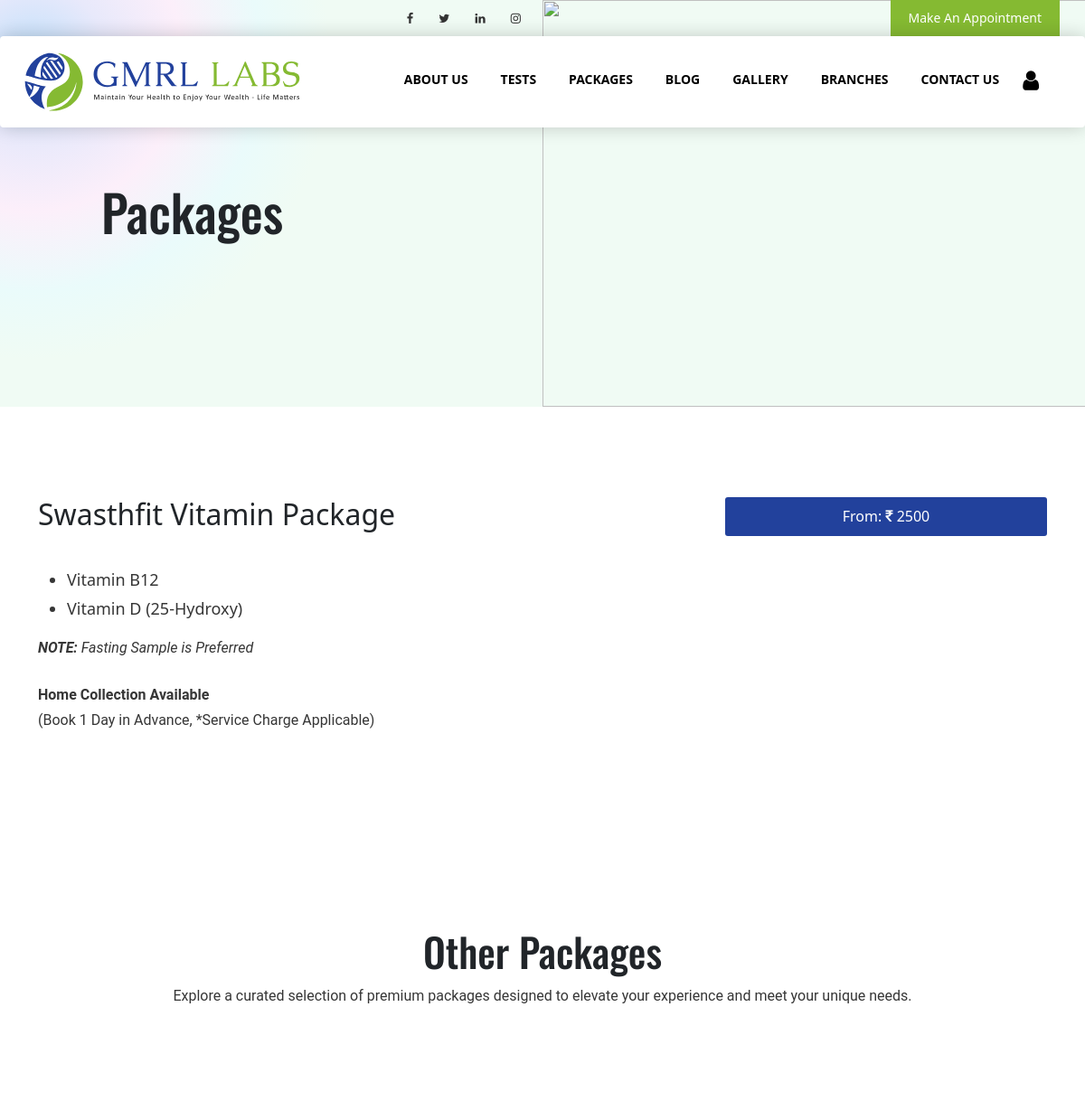
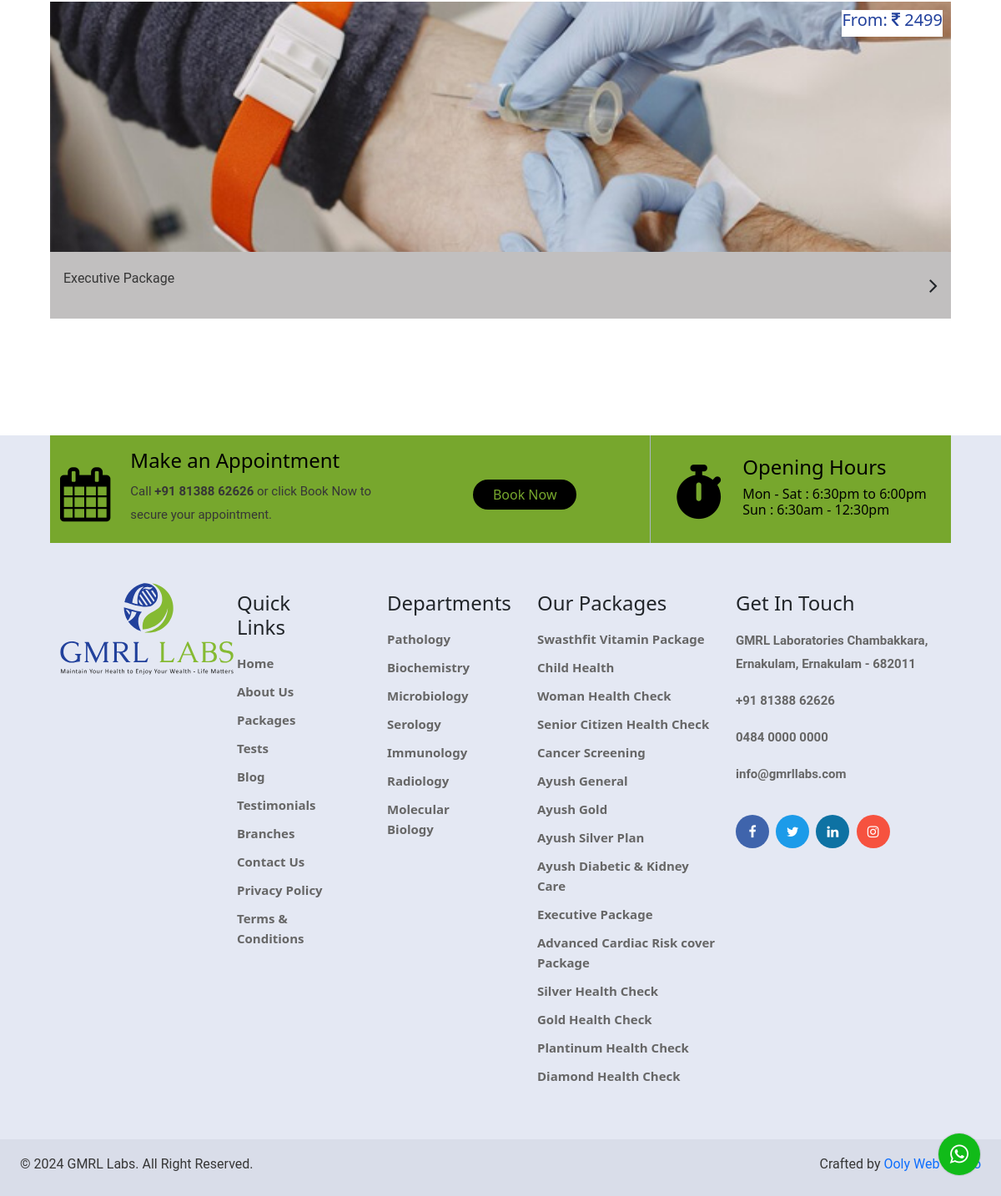
The page /branch_package_view/Swasthfit Vitamin Package on the database its author committed (2 pictures, top to bottom).
### app/models.py (models this page shows, shortened)
class Package(models.Model):
    name=models.CharField(max_length=255,unique=True)
    image=models.CharField(max_length=3055)
    price=models.IntegerField()
    branch=models.ForeignKey(Branch,on_delete=models.CASCADE)
    def __str__(self):
        return self.name

class Subpackage(models.Model):
    name=models.ForeignKey(Package,on_delete=models.CASCADE)
    content=models.CharField(max_length=255)

### app/views.py (the view)
# urls.py: path('branch_package_view/<str:name>', views.branches_package_view,name='branch_package_view'),
def branches_package_view(request, name):
    context = {}
    package=Package.objects.all()
    branch=Branch.objects.all()
    subpackage = Subpackage.objects.all()
    context['subpackage'] = subpackage
    context['branch'] = branch
    context['package'] = package
    context['data'] =Package.objects.get(name=name)
    return render(request, 'branch_package_view.html', context)

### app/models.py (called while the page is built)
    def __str__(self):
        return self.name

### app/templates/branch_package_view.html (shortened to what this page needs)
<!doctype html>
<html lang="en">
    {% load static %}
  <head>
    <link href="https://cdn.jsdelivr.net/npm/bootstrap@5.2.3/dist/css/bootstrap.min.css" rel="stylesheet">
    <link rel="stylesheet" href="https://cdnjs.cloudflare.com/ajax/libs/font-awesome/6.0.0/css/all.min.css"
    />
    <link rel="stylesheet" href="https://maxcdn.bootstrapcdn.com/font-awesome/4.4.0/css/font-awesome.min.css">
    <link
    rel="stylesheet"
    href="https://cdn.jsdelivr.net/npm/@11/-bundle.min.css"
  />
    <link
    rel="stylesheet"
    href="https://cdn.jsdelivr.net/npm/swiper@11/swiper-bundle.min.css"
  />
  <link rel="stylesheet" href="{% static 'css/style.css' %}">
  </head>
  <body>
<section class="introduction-section introduction-section-inner">
  <div class="row">
<div class="col-lg-6 col-md-12">
<div class="container intro-caption intro-caption-inner">
<h1 class="intro-heading">
Packages
</h1>
</div>
</div>
<div class="col-lg-6 col-md-12 intro-img-sec">
  <img src="{% static 'img/banner2.jpg' %}" alt="" style="z-index: 1050;opacity: 1;" class="intro-inner-img">
</div>
 </div>
<header>
{% include 'header.html' %}
</header>
</section>
<section class="package_view container-lg">
<form method="POST" action="{% url 'payment' name=data.name %}">
<div class="row">
<div class="col-lg-8 col-md-12">
<h2>{{data}}</h2>
<ul class="pack-lists">
    {% for i in subpackage %}
    {% if i.name == data %}
      <li>{{i.content}}</li>
      {% endif %}
{% endfor %}
</ul>
<p class="mt-3"><i><b>NOTE:</b> Fasting Sample is Preferred</i></p>
<p class="mt-4"><strong>Home Collection Available</strong> <br>(Book 1 Day in Advance, *Service Charge Applicable)</p>
</div>
<div class="col-lg-4 col-md-12">
{% include 'package_price.html' %}
</div>
</div>
</section>
<section class="package">
  <div class="container-lg">
    <div class="pack-head">
  <h1 class="pack-h text-center">
    Other Packages
  </h1>
  <p class="text-center">Explore a curated selection of premium packages designed to elevate your experience and meet your unique needs.</p>
    </div>
  </div>
  <div class="pack-slider">
    <div class="container-lg swiper review-container mt-5 d-flex justify-content-center">
      <div class="slide-container-2">
        <div class="card-wrapper swiper-wrapper">
          <a href="">
          <div class="card swiper-slide card-1">
            <div class="" style="border: none;">
              <div class="enquiry-img">
                <div class="en-imgs">
              <img src="{% static 'img/executive-package.jpg' %}" class="img-fluid en-img" alt="...">
                </div>
                <span class="en-span"><h5>From: <i class="fa fa-rupee"></i> 2499</h5></span>
              </div>
              <div class="card-body">
                <p class="card-text ">Executive Package</p>
               <i class="fa fa-angle-right fs-3"></i>
              </div>
            </div>
          </div>
          </a>
        </div>
      </div>
    </div>
    </div>
  </section>
<footer class="mt-5">
    {% include 'footer.html' %}
  </footer>
  <a href="https://www.whatsapp.com/"><i class="fa fa-whatsapp whatsapp-icon"></i></a>
    </body>
  </html>

### app/templates/package_price.html (shortened to what this page needs)
{% load static %}
<a href="" data-bs-toggle="modal" data-bs-target="#PaymentModal"> <h5 class="package-price">From:  <i class="fa fa-rupee"></i>  {{data.price}}</h5></a>

### app/templates/footer.html (shortened to what this page needs)
{% load static %}
<div class="container-xxl">
<div class="footer-banner ps-xxl-5 pe-xxl-5 ps-xl-5 pe-xl-5">
<div class="container-xxl">
    <div class="row">
        <div class="col-lg-8 col-md-12 left-foot pt-3 pb-1">
        <div class="row">
        <div class="col-lg-7 col-md-12 d-flex justify-content-center align-items-center">
        <span class="d-flex justify-content-center align-items-center">
        <i class="fa fa-calendar foot-i foot-top"></i>
        </span>
        <div class="foot-content d-flex flex-column justify-content-center ms-4 foot-top">
          <h4 class="foot-top">Make an Appointment</h4>
          <p class="foot-top">Call <b>+91 81388 62626</b> or click Book Now to secure your appointment.</p>
        </div>
        </div>
        <div class="col-lg-5 col-md-12 d-flex justify-content-center align-items-center">
          <a href="/appointment/">
            <button type="button" class="btn btn-primary rounded-pill ps-4 pe-4 intro-btn mt-4 mb-4 foot-btn foot-top">Book Now</button>
          </a>
        </div>
        </div>
        </div>
        <div class="col-lg-4 col-md-12 col-sm-12 d-flex justify-content-center right-foot pt-4 pb-3 ">
          <span class="d-flex justify-content-center align-items-center">
          <i class="fa fa-stopwatch foot-i"></i>
          </span>
        <div class="emg-content ms-4">
          <h4>Opening Hours</h4>
          <h6>Mon - Sat : 6:30pm to 6:00pm <br>
            Sun : 6:30am - 12:30pm</h6>
        </div>
        </div>
        <div class="footer-links mt-5">
<div class="row">
         <div class="col-lg-1 col-md-3 col-sm-12 foot-img">
<img src="{% static 'img/gmrl-footer-logo.svg' %}" alt="" width="208" height="110">
         </div>
<div class="col-lg-1 foot-half"></div>
         <div class="col-lg-2 footer-menu foot-half foot-last">
          <ul type="none">
            <li> <h4 class="mb-3">Quick Links</h4></li>
            <li><a href="../" aria-current="page">Home</a></li>
  <li><a href="/about/">About Us</a></li>
  <li ><a href="/package/">Packages</a></li>
  <li><a href="/test/">Tests</a></li>
  <li><a href="/blog/">Blog</a></li>
  <li><a href="/testimonials/">Testimonials</a></li>
  <li><a href="/branches/">Branches</a></li>
  <li><a href="/contact-us/">Contact Us</a></li>
  <li><a rel="privacy-policy" href="/privacy-policy/">Privacy Policy</a></li>
  <li><a href="/terms&conditions/">Terms &#038; Conditions</a></li>
  </ul></div>
  <div class="col-lg-2 footer-menu foot-half foot-last">
    <ul type="none">
    <li>
    <h4 class="mb-3">Departments</h4>
    </li>
                            <li><a href="/department/">Pathology</a></li>
                  <li><a href="/department/">Biochemistry</a></li>
                  <li><a href="/department/">Microbiology</a></li>
                  <li><a href="/department/">Serology</a></li>
                  <li><a href="/department/">Immunology</a></li>
                  <li><a href="/department/">Radiology</a></li>
                  <li><a href="/department/">Molecular Biology</a></li>
                              </ul>
  </div>
  <div class="col-lg-3 col-md-4 footer-menu foot-last">
    <ul type="none">
      <li>
    <h4 class="mb-3">Our Packages</h4>
      </li>
      {% for i in package %}
      {% if i.branch.status %}
<li><a href="{% url 'packages_view' name=i.name %}">{{i.name}}</a></li>
    {% endif %}
    {% endfor %}
                              </ul>
  </div>
  <div class="col-lg-3 col-md-5 col-sm-12 foot-touch" style="margin-top: 10px;">
    <h4 class="mb-3">Get In Touch</h4>
    <p>GMRL Laboratories
    Chambakkara, Ernakulam,
    Ernakulam - 682011</p>
    <a href="tel:+918138862626"><p>+91 81388 62626</p></a>
    <a href="tel:048400000000"><p>0484 0000 0000</p></a>
    <a href=""><p>info@gmrllabs.com</p></a>
    <ul class="socialmediafoot" type="none">
      <li><a href="https://www.facebook.com/" class="fb"><i class="fa fa-facebook-f"></i></a></li>
      <li><a href="https://twitter.com/" class="tw"><i class="fa fa-twitter"></i></a></li>
      <li><a href="https://in.linkedin.com/" class="li"><i class="fa fa-linkedin-in"></i></a></li>
      <li><a href="https://www.instagram.com/" class="in"><i class="fa fa-instagram"></i></a></li>
    </ul>
  </div>
        </div>
        </div>
    </div>
</div>
</div>
</div>
        <div class="mt-5 p-2 foot-copy" style="background-color: #d9dde9">
          <div class="copy-con ps-3 pe-3">
        <p class="copyright-p text-center mt-2">© 2024 GMRL Labs. All Right Reserved.</p>
        <p class="copyright-p text-center mt-2">Crafted by <a href="">Ooly Web Studio</a></p>
          </div>
      </div>

### app/static/css/style.css (style rules this page uses)
html { overflow-x: hidden; }
* { padding: 0; margin: 0; box-sizing: border-box; }
.introduction-section { background: linear-gradient(to top, #dfe9f3 0%, white 100%); position: relative; }
.introduction-section-inner { background: radial-gradient(328px at 2.9% 15%, rgb(191, 224, 251) 0%, rgb(232, 233, 251) 25.8%, rgb(252, 239, 250) 50.8%, rgb(234, 251, 251) 77.6%, rgb(240, 251, 244) 100.7%); }
.intro-caption-inner { padding-top: 133px; display: table; height: 450px; width: 100%; }
.intro-heading { font-family: 'Oswald', sans-serif; font-size: 56px; }
.intro-btn { background-color: rgb(17, 17, 152); border: none; }
.intro-caption { padding: 250px 0px 0px 120px; }
.intro-img-sec { padding-left: 0; padding-right: 0; }
.intro-caption-inner { padding: 200px 20px 0px 112px; }
.intro-inner-img { width: 100%; height: 450px; object-fit: cover; }
.card { width: 100%; border: none; }
.review-container { padding: 40px 0; }
.slide-container-2 { margin: 0 30px; overflow: hidden; }
.socialmediafoot { width: 100%; padding: 0; margin: 25px 0px 0px 0px; display: block; }
.socialmediafoot li { list-style: none; display: inline-block; padding: 0; margin: 0px 4px 0px 0px; }
.socialmediafoot li a i { width: 40px; height: 40px; text-align: center; line-height: 40px; font-size: 16px; border-radius: 50%; background: #22419c; color: #fff; display: block; }
.socialmediafoot li .fb i { background: #3f64ac; }
.socialmediafoot li .tw i { background: #1c9be9; }
.socialmediafoot li .li i { background: #0e72a3; }
.socialmediafoot li .in i { background: #f6523f; }
.foot-i { font-size: 65px; color: black; }
.right-foot,.left-foot { background-color: rgba(119,167,45,1); color: black; }
.left-foot { border-right: 1px solid #abb8c3; }
.foot-content p { font-size: 15px; }
.foot-btn { background-color: black; color: rgba(119,167,45,1); }
footer { background-color: #e4e8f3; }
.foot-copy { width: 100%; }
.foot-touch a p, .foot-touch p { color: #666666; font-size: 15px; font-weight: 600; }
.footer-links ul li h4 { margin-top: 0px; }
.footer-links ul li { margin-top: 10px; }
.footer-links ul li a { color: #666666; font-size: 15px; font-weight: 600; }
.copy-con { display: flex; justify-content: space-between; }
.package { margin-top: 200px; margin-bottom: 100px; }
.pack-head { display: flex; flex-direction: column; align-items: center; }
.package_view { margin-top: 100px; }
.pack-lists li { color: #363636; font-size: 18px; line-height: 1.5; margin-top: 5px; }
.package_view h2 { margin-bottom: 40px; }
.package-price { background-color: #22419c; text-align: center; color: #fff; border-radius: 3px; font-size: 16px; padding: 12px 0px; }
.pack-h { font-family: 'Oswald', sans-serif; font-size: 44px; }
.en-img,.dis-img { width: 100%; width: 100%; height: 300px; object-fit: cover; }
.card-1 { border: none; }
.card-1,.card-2,.card-3,.card-4 { border: none; }
.en-span { position: absolute; top: 10px; right: 10px; background-color: white; color: #22419c; font-weight: bolder; }
.card-body { background-color: rgb(193, 191, 191); display: flex; justify-content: space-between; align-items: center; overflow: hidden; height: 90px; }
.whatsapp-icon { width: 50px; height: 50px; background: #11bb19; color: #fff; position: fixed; right: 25px; bottom: 25px; z-index: 1050; border-radius: 50%; text-align: center; font-size: 26px; line-height: 50px; box-shadow: 0px 0px 1px 1px #0000001a; animation: pulse 1s infinite; text-decoration: none; }
p { font-size: 16px; line-height: 28px; color: #363636; font-family: 'Roboto', sans-serif; }
.pack-page-cards .card-body, .pack-slider .card-body { background-color: rgb(193, 191, 191); height: 80px; display: flex; justify-content: space-between; }

### rows shown on the page
Package: name "Swasthfit Vitamin Package", price "2500"
Subpackage: content "Vitamin B12"
Subpackage: content "Vitamin D (25-Hydroxy)"
Package: name "Child Health"
Package: name "Woman Health Check"
Package: name "Senior Citizen Health Check"
Package: name "Cancer Screening"
Package: name "Ayush General"
Package: name "Ayush Gold"
Package: name "Ayush Silver Plan"
Package: name "Ayush Diabetic & Kidney Care"
Package: name "Executive Package"
Package: name "Advanced Cardiac Risk cover Package"
Package: name "Silver Health Check"
Package: name "Gold Health Check"
Package: name "Plantinum Health Check"
Package: name "Diamond Health Check"
